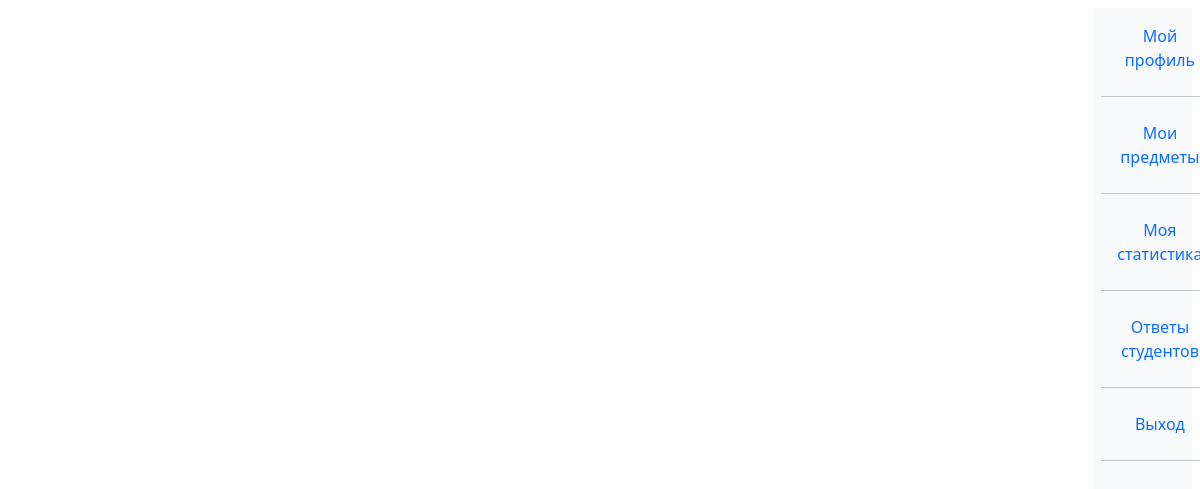
The page /teacher/t_task_answers (signed in) on the database as committed earlier.
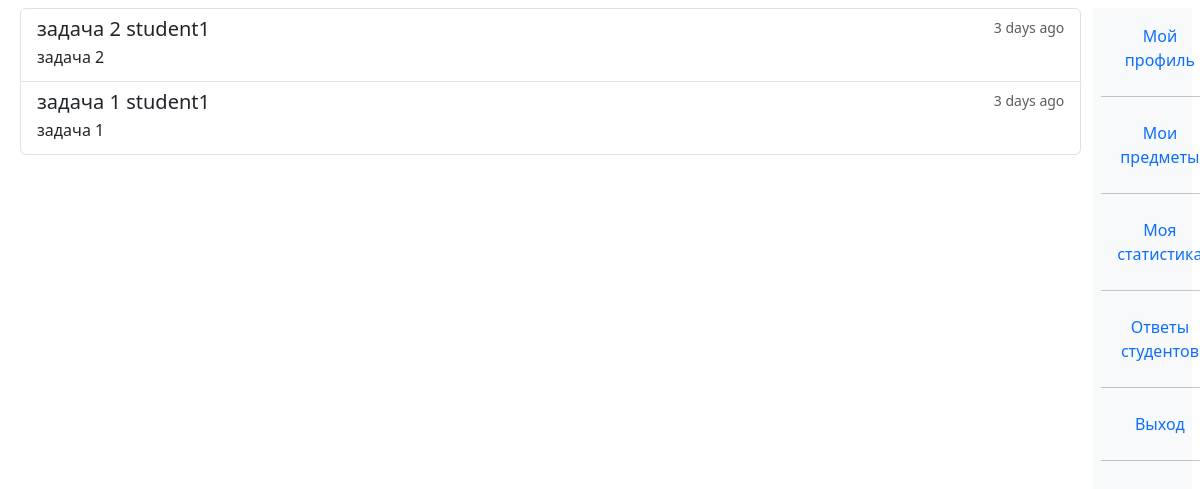
The same page on the database as committed later.
### univ_app/models.py (models this page shows, shortened)
class AnsweredTask(models.Model):
    ASND = "ASSIGNED"
    DONE = "DONE"
    PSSD = "PASSED"
    EVAL = "EVALUATED"
    STATUS_CHOICES = (
        (ASND, "Assigned"),
        (DONE, "Done"),
        (PSSD, "Passed"),
        (EVAL, "Evaluated"),
    )
    student = models.ForeignKey("Student", blank = True, null = True, on_delete = models.SET_NULL)
    finished_at = models.DateTimeField(auto_now_add = True,blank = True, null = True)
    status = models.CharField(max_length = 255, choices=STATUS_CHOICES, default = ASND, blank = True)
    class Meta:
        abstract = True

class AnsweredCommonTask(AnsweredTask):
    grade = models.IntegerField(null = True, blank = True)
    answer = models.TextField(null = True, default = "")
    file = models.FileField(upload_to = "uploads/answered_common_tasks/" , blank = True, null = True)
    common_task = models.ForeignKey("CommonTask", blank = True, null = True, on_delete = models.SET_NULL)
    comment_from_teacher = models.TextField(default = "", blank = True)
    def __str__(self):
        return str(self.common_task)

class Task(models.Model):
    title = models.CharField(max_length=200, default = '', blank = True) #this field is present in Test itself
    description = models.TextField(default = '', blank = True) #this field is present in Test itself
    subject = models.ForeignKey("Subject", blank = True, null = True, on_delete = models.SET_NULL)
    created_at = models.DateTimeField(auto_now_add = True, null = True, blank = True)
    created_by = models.ForeignKey("Teacher", blank = True, null = True, on_delete = models.SET_NULL)
    class Meta:
        abstract = True

class CommonTask(Task):
    file = models.FileField(upload_to = "uploads/common_tasks/", blank = True, null = True)
    def __str__(self):
        return self.title

class Student(models.Model):
    user = models.OneToOneField(User, null=True, blank=True, on_delete=models.CASCADE)
    st_group = models.ForeignKey("StGroup", blank = True, null = True, on_delete = models.SET_NULL)
    def __str__(self):
        return self.user.username

### univ_app/decorators.py (the view)
        def wrapper(request, *args, **kwargs):
            group = None
            if request.user.groups.exists():
                group = request.user.groups.all()[0].name
            if group in allowed_groups:
                return view_func(request, *args, **kwargs)
            else:
                return HttpResponse("У вас нет прав доступа к этой странице")

### univ_app/templatetags/user_tags.py (called while the page is built)
@register.filter(name='has_group')
def has_group(user, group_name):
    return user.groups.filter(name=group_name).exists()

### univ_app/views.py (called while the page is built)
@allowed_users(allowed_groups = ["teacher"])
def t_task_answers(request):
    teacher = request.user.teacher
    t_subjects = teacher.subject_set.all()
    t_common_tasks = CommonTask.objects.filter(subject__in = t_subjects)
    task_answers = AnsweredCommonTask.objects.filter(common_task__in = t_common_tasks , status = AnsweredTask.DONE).order_by("finished_at")
    ctx = {
    "task_answers":task_answers,
    }
    return render(request,"teacher_views/t_task_answers.html", ctx)

### templates/teacher_views/t_task_answers.html (shortened to what this page needs)
{% extends 'base.html' %}
{% block t_task_answers %}
<div class="list-group">
  {%for answer in task_answers%}
  <a href="{% url 't_task_answer' answer.id %}" class="list-group-item list-group-item-action flex-column align-items-start">
    <div class="d-flex w-100 justify-content-between">
      <h5 class="mb-1">{{answer}} {{answer.student}}</h5>
      <small class="text-muted">3 days ago</small>
    </div>
    <p class="mb-1">
    {% if answer.related_test %}
    {{answer.related_test}}
    {%else%}
    {{answer.common_task}}
    {%endif%}
    </p>
  </a>
  {%endfor%}
</div>
{% endblock %}

Rows that differ between the two databases and show on the page:
added AnsweredCommonTask: common_task.title "задача 2", student "student1", common_task "задача 2"
now on this page (row edited): AnsweredCommonTask: common_task.title "задача 1", student "student1", common_task "задача 1"
